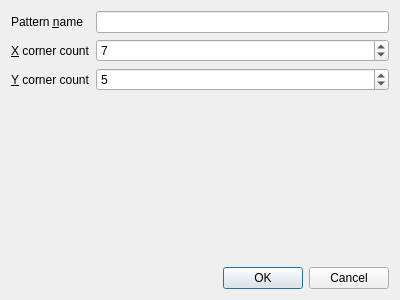
<?xml version="1.0" encoding="UTF-8"?>
<ui version="4.0">
 <class>ccs::main::AddPatternDialog</class>
 <widget class="QDialog" name="ccs::main::AddPatternDialog">
  <property name="geometry">
   <rect>
    <x>0</x>
    <y>0</y>
    <width>400</width>
    <height>300</height>
   </rect>
  </property>
  <property name="windowTitle">
   <string>Add New Pattern</string>
  </property>
  <layout class="QGridLayout" name="gridLayout">
   <item row="1" column="1">
    <widget class="QSpinBox" name="cornerCountXSpinBox">
     <property name="minimum">
      <number>3</number>
     </property>
     <property name="value">
      <number>7</number>
     </property>
    </widget>
   </item>
   <item row="2" column="0">
    <widget class="QLabel" name="label_3">
     <property name="text">
      <string>&amp;Y corner count</string>
     </property>
     <property name="buddy">
      <cstring>cornerCountYSpinBox</cstring>
     </property>
    </widget>
   </item>
   <item row="2" column="1">
    <widget class="QSpinBox" name="cornerCountYSpinBox">
     <property name="minimum">
      <number>3</number>
     </property>
     <property name="value">
      <number>5</number>
     </property>
    </widget>
   </item>
   <item row="4" column="0" colspan="2">
    <widget class="QDialogButtonBox" name="buttonBox">
     <property name="orientation">
      <enum>Qt::Horizontal</enum>
     </property>
     <property name="standardButtons">
      <set>QDialogButtonBox::Cancel|QDialogButtonBox::Ok</set>
     </property>
    </widget>
   </item>
   <item row="0" column="1">
    <widget class="QLineEdit" name="patternNameLineEdit"/>
   </item>
   <item row="0" column="0">
    <widget class="QLabel" name="label_2">
     <property name="text">
      <string>Pattern &amp;name</string>
     </property>
     <property name="buddy">
      <cstring>patternNameLineEdit</cstring>
     </property>
    </widget>
   </item>
   <item row="1" column="0">
    <widget class="QLabel" name="label">
     <property name="text">
      <string>&amp;X corner count</string>
     </property>
     <property name="buddy">
      <cstring>cornerCountXSpinBox</cstring>
     </property>
    </widget>
   </item>
   <item row="3" column="1">
    <spacer name="verticalSpacer">
     <property name="orientation">
      <enum>Qt::Vertical</enum>
     </property>
     <property name="sizeHint" stdset="0">
      <size>
       <width>20</width>
       <height>40</height>
      </size>
     </property>
    </spacer>
   </item>
  </layout>
 </widget>
 <tabstops>
  <tabstop>patternNameLineEdit</tabstop>
  <tabstop>cornerCountXSpinBox</tabstop>
  <tabstop>cornerCountYSpinBox</tabstop>
 </tabstops>
 <resources/>
 <connections>
  <connection>
   <sender>buttonBox</sender>
   <signal>accepted()</signal>
   <receiver>ccs::main::AddPatternDialog</receiver>
   <slot>accept()</slot>
   <hints>
    <hint type="sourcelabel">
     <x>248</x>
     <y>254</y>
    </hint>
    <hint type="destinationlabel">
     <x>157</x>
     <y>274</y>
    </hint>
   </hints>
  </connection>
  <connection>
   <sender>buttonBox</sender>
   <signal>rejected()</signal>
   <receiver>ccs::main::AddPatternDialog</receiver>
   <slot>reject()</slot>
   <hints>
    <hint type="sourcelabel">
     <x>316</x>
     <y>260</y>
    </hint>
    <hint type="destinationlabel">
     <x>286</x>
     <y>274</y>
    </hint>
   </hints>
  </connection>
 </connections>
</ui>
